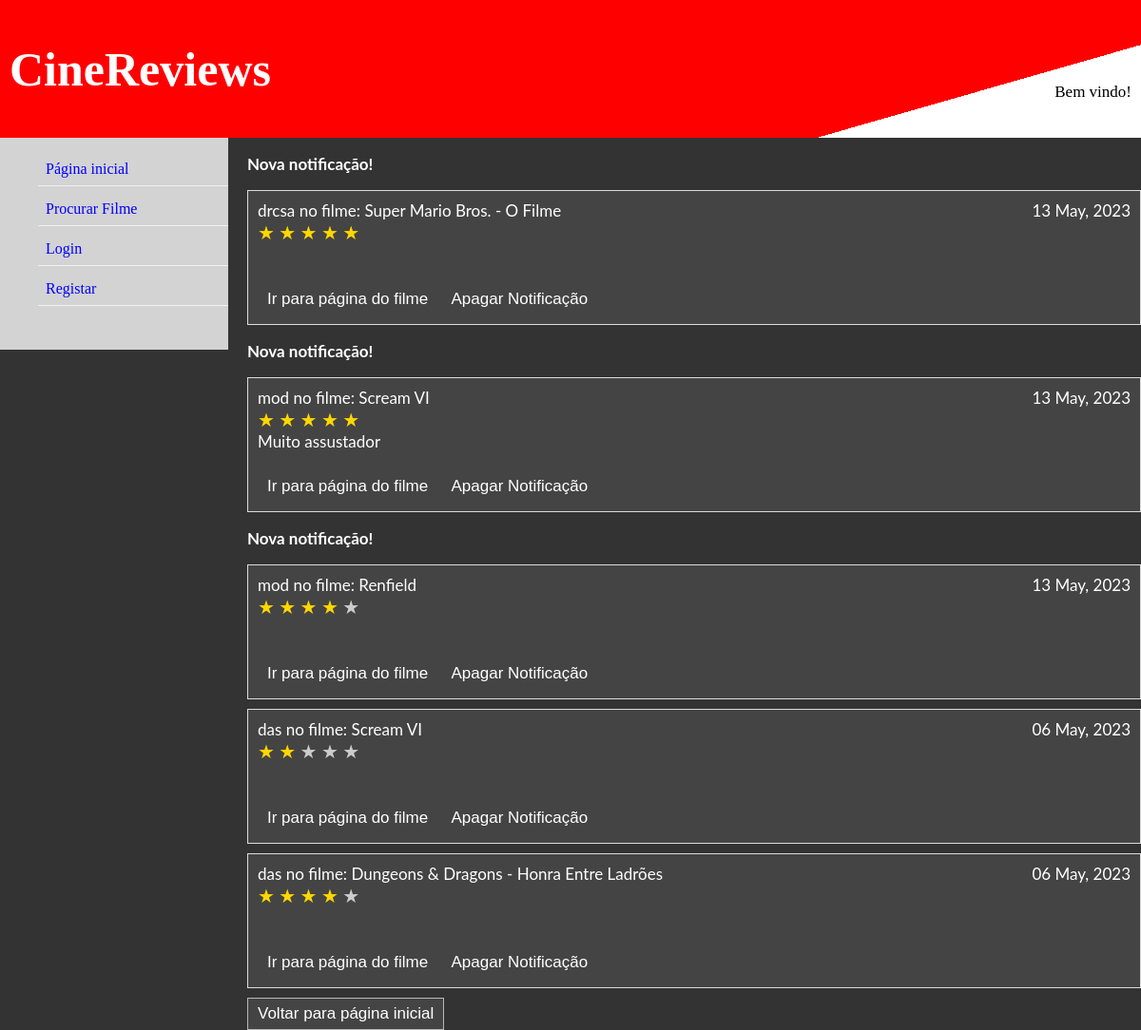
Screenshot of /filmes/4/notificacoes with the database file from the repository.
### filmes/models.py (models this page shows)
class Notificacao(models.Model):
    destinatario = models.ForeignKey(User, on_delete=models.CASCADE, related_name='destinatario')
    remetente = models.ForeignKey(User, on_delete=models.CASCADE, related_name='remetente')
    visto = models.BooleanField(default=False)
    comentario = models.ForeignKey(Comentario, on_delete=models.CASCADE)
    class Meta:
        unique_together = ('comentario', 'destinatario', 'remetente')

class Comentario(models.Model):
    filme = models.ForeignKey(Filme, on_delete=models.CASCADE)
    user = models.ForeignKey(User, on_delete=models.CASCADE)
    texto = models.CharField(max_length=200, blank=True)
    avaliacao = models.DecimalField(max_digits=2, decimal_places=1, default=0.0)
    data_criacao = models.DateTimeField('data de publicacao')
    class Meta:
        unique_together = ['filme', 'user']

class Filme(models.Model):
    titulo = models.CharField(max_length=200)
    genero = models.CharField(max_length=100)
    descricao = models.CharField(max_length=300)
    diretor = models.CharField(max_length=100)
    elenco = models.CharField(max_length=200)
    data_lancamento = models.DateTimeField('data de lançamento')
    avaliacao_media = models.DecimalField(max_digits=2, decimal_places=1, default=0.0)
    avaliacao_imdb = models.DecimalField(max_digits=3, decimal_places=1, default=0.0)

### filmes/views.py (the view)
# urls.py: path('<int:user_id>/notificacoes', views.notificacoes,
def notificacoes(request, user_id, notificacao_id=None):
    if request.method == 'POST':
        notificacao = Notificacao.objects.get(pk=notificacao_id)
        notificacao.delete()
    user = User.objects.get(id=user_id)
    notificacoes = Notificacao.objects.filter(destinatario=user).order_by('-id')
    notificacoes_sem_visto = Notificacao.objects.filter(destinatario=user, visto=False)
    for notificacao in notificacoes_sem_visto:
        notificacao.visto = True
        notificacao.save()
    context = {
        'notificacoes': notificacoes,
        'notificacoes_sem_visto': notificacoes_sem_visto,
    }
    if 'notificacoes_count' in request.session:
        del request.session['notificacoes_count']
    return render(request, 'filmes/notificacoes.html', context)

### filmes/templates/filmes/notificacoes.html (shortened to what this page needs)
{% extends "filmes/index.html" %}
{%  block conteudo %}
    {% if notificacoes %}
        {% for notificacao in notificacoes %}
            {% if notificacao in notificacoes_sem_visto %}
                <p><b>Nova notificação!</b></p>
            {% endif %}
            <div id="comentario-{{notificacao.comentario.id}}" class="comentario">
                <div style="display: flex; justify-content: space-between;">
                    <span>{{notificacao.comentario.user.username}} no filme: {{notificacao.comentario.filme.titulo}}</span>
                    <span>{{notificacao.comentario.data_criacao|date:"d F, Y"}}</span>
                </div>
                <div class="stars">
                        <label for="star1" style="font-size: 20px;">&#9733</label>
                        <label for="star2" style="font-size: 20px;">&#9733</label>
                        <label for="star3" style="font-size: 20px;">&#9733</label>
                        <label for="star4" style="font-size: 20px;">&#9733</label>
                        <label for="star5" style="font-size: 20px;">&#9733</label>
                </div>
                <br>
                <span>{{notificacao.comentario.texto}}</span><br><br>
                <button><a href="{% url 'filmes:avaliacao' notificacao.comentario.filme.id %}" style="color:white; ">Ir para página do filme</a></button>
                <form action="{% url 'filmes:notificacoes' user_id=request.user.id notificacao_id=notificacao.id %}"
                              method="post" style="display: inline-block;">
                            <input type="submit" value="Apagar Notificação"/>
                        </form>
            </div>
        {% endfor %}
    {% else %}
        <p>Não tem nenhuma notificação!</p>
    {% endif %}
    <button style="border: 1px solid #b9b9b9; background-color: #444444;"><a href="{% url 'filmes:index' %}" style="color: white;">Voltar para página inicial</a></button>
{% endblock %}

### filmes/static/filmes/css/style.css (style rules this page uses)
body { background-color: #333333; color: white; }
a { color: orange; text-decoration: none; }
.comentario { background-color: #444444; border: 1px solid #ddd; padding: 10px; margin-bottom: 10px; }
label { display: inline-block; }
.stars { display: inline-block; }
.stars label { font-size: 50px; color: #ccc; cursor: pointer; }
input[type=submit], button { padding: 6px 10px; position: relative; display: inline-block; background-color: transparent; color: white; cursor: pointer; border: none; font-size: 17px; }

### rows the page displays
Notificacao: shows "Nova notificação!", comentario.user.username "drcsa", comentario.filme.titulo "Super Mario Bros. - O Filme", comentario.data_criacao "13 May, 2023"
Notificacao: shows "Nova notificação!", comentario.user.username "mod", comentario.filme.titulo "Scream VI", comentario.data_criacao "13 May, 2023", comentario.texto "Muito assustador"
Notificacao: shows "Nova notificação!", comentario.user.username "mod", comentario.filme.titulo "Renfield", comentario.data_criacao "13 May, 2023"
Notificacao: comentario.user.username "das", comentario.filme.titulo "Scream VI", comentario.data_criacao "06 May, 2023"
Notificacao: comentario.user.username "das", comentario.filme.titulo "Dungeons & Dragons - Honra Entre Ladrões", comentario.data_criacao "06 May, 2023"
